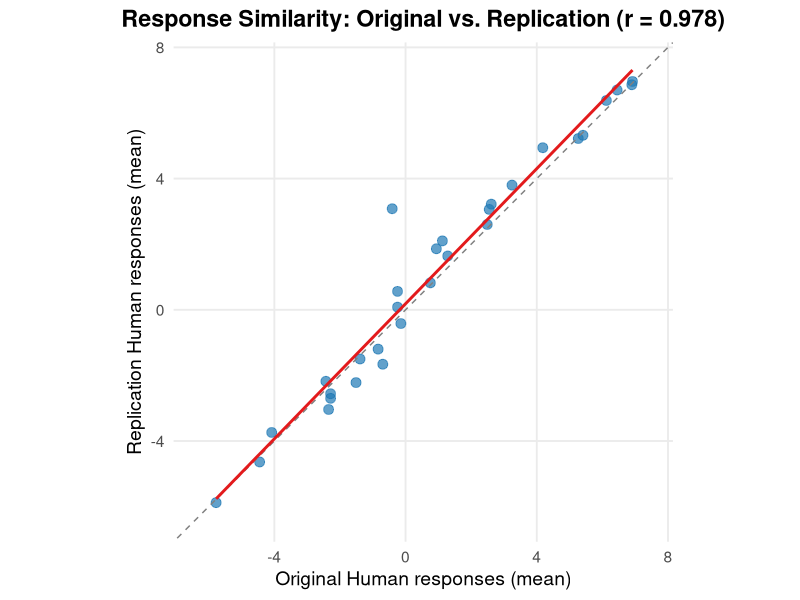
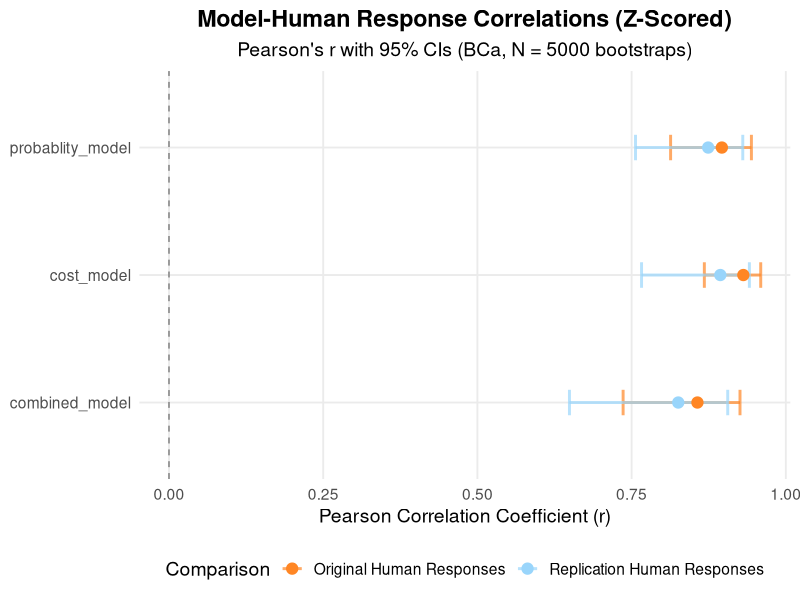

These figures' R source, in order:
## ---- chunk 1
### Data Preparation

#### Load Relevant Libraries and Functions
library(tidyverse)
library(forcats)
library(stats)
library(boot)
library(readr)
library(here)

#### Import data

# data from my replication attempt ---------------------------------------------

# n = 2
pilot_b <- read_csv(here("data", "pilot_b.csv")) %>% 
  filter(Finished == "TRUE")

# n = 48
replication_sample <- read_csv(here("data", "replication_sample.csv")) %>% 
  filter(Finished == "TRUE")

# complete replication sample, n = 50
my_participant_responses <- rbind(pilot_b, replication_sample) %>% 
  select(79:108) %>% 
  mutate(across(.cols = everything(), .fns = as.numeric))

# save new data frame to directory 
# write_csv(my_participant_responses, here("data", "my_participant_responses.csv"))

# data from original study -----------------------------------------------------

original_model <- read.csv(here("data", "wangJaraettinger", 
                                "model_predictions.csv"), check.names = FALSE)
original_participants <- read.csv(here("data", "wangJaraettinger", 
                                       "participants.csv"), check.names = FALSE)

## ---- chunk 2

### clean data

# helper function: calculate and reshape means 
calculate_and_reshape_means <- function(df, target_cols, new_col_name) {
  df %>%
    select(all_of(target_cols)) %>%
    # check for cols starting with "X" and remove character
    select(-any_of(c("X"))) %>% 
    summarise(across(everything(), mean)) %>%
    tidyr::pivot_longer(everything(), names_to = "Trial", values_to = new_col_name)
}

# helper function: remove the '_Q' part of a col, e.g., '(2,7)_D_Q_1' -> '(2,7)_D_1'
clean_name <- function(col_name) {
  return(gsub("_Q_", "_", col_name))
}

# column names (the 30 trials) from original human data
target_cols <- colnames(original_participants)
all_model_names <- unique(original_model$model)

# original human mean responses (Reference)
original_means_df <- calculate_and_reshape_means(original_participants, target_cols, "Original_Human_Mean")

# Apply the cleaning function to all column names of the replication data
colnames(my_participant_responses) <- sapply(colnames(my_participant_responses), clean_name)

# Calculate the mean across all participants for each trial in the replication data
replication_means_df <- calculate_and_reshape_means(my_participant_responses, target_cols, "Replication_Human_Mean")

# Merge the two raw mean vectors by trial name
df_comparison_raw <- merge(original_means_df, replication_means_df, by = "Trial")

## ---- chunk 3

# calculate similarity (Pearson Correlation) between my participant and original data
correlation_test_human_human <- cor.test(df_comparison_raw$Original_Human_Mean, 
                             df_comparison_raw$Replication_Human_Mean,
                             method = "pearson")

# extract results
r_value_hh <- correlation_test_human_human$estimate
p_value_hh <- correlation_test_human_human$p.value

# create results table
results_hh <- data.frame(
  Metric = c("Pearson Correlation (r)", "P-value", "Degrees of Freedom"),
  Value = c(round(r_value_hh, 4), format.pval(p_value_hh, digits = 5), correlation_test_human_human$parameter)
)

print(results_hh)

## ---- chunk 4

plot_title_hh <- paste0("Response Similarity: Original vs. Replication (r = ", round(r_value_hh, 3), ")")

min_val <- min(df_comparison_raw$Original_Human_Mean, df_comparison_raw$Replication_Human_Mean)
max_val <- max(df_comparison_raw$Original_Human_Mean, df_comparison_raw$Replication_Human_Mean)
limits <- c(min_val - 0.5, max_val + 0.5)

ggplot(df_comparison_raw, aes(Original_Human_Mean, Replication_Human_Mean)) +
  # 1. Scatter points for each trial
  geom_point(color = "#1f78b4", size = 3, alpha = 0.7) +
  geom_abline(intercept = 0, slope = 1, linetype = "dashed", color = "gray50") +
  geom_smooth(method = "lm", se = FALSE, color = "#e31a1c") +
  labs(title = plot_title_hh,
    x = "Original Human responses (mean)",
    y = "Replication Human responses (mean)") +
  coord_fixed(xlim = limits, ylim = limits) +
  theme_minimal(base_size = 14) +
  theme(
    plot.title = element_text(hjust = 0.5, face = "bold"),
    panel.grid.minor = element_blank()
  )

## ---- chunk 5

# number of bootstrap replicates
N_BOOTSTRAP_REPS <- 5000

# Z-score the human mean columns
df_comparison_z <- df_comparison_raw %>%
  mutate(
    Original_Human_Z = scale(Original_Human_Mean)[,1],
    Replication_Human_Z = scale(Replication_Human_Mean)[,1])

# bootstrap for correlations
  # d: merged Z-score dataframe
  # i: resampled row indices
cor_boot_function <- function(d, i, human_z_col, model_z_col) {
  return(cor(d[i, human_z_col], d[i, model_z_col], method = "pearson"))
}

# calculate Pearson r using Z-Scores and CIs
calculate_similarity_z <- function(human_means_df_z, model_predictions, model_name, human_col_name) {
  
  # isolate and reshape the predictions for the specific model
  target_cols_model <- target_cols[target_cols %in% colnames(model_predictions)]
  
  model_data_long <- model_predictions %>%
    select(model, all_of(target_cols_model)) %>%
    filter(model == model_name) %>%
    pivot_longer(
      cols = -model, 
      names_to = "Trial",
      values_to = "Model_Prediction")
  # model predictions are already z-scored 
    # (downloaded from OSF, Wang & Jara-Ettinger (2025))
  model_data_long <- model_data_long %>%
    rename(Model_Prediction_Z = Model_Prediction)
  # join human Z-scores and model Z-scores by trial name
  original_model_comparison_z <- merge(human_means_df_z, model_data_long, by = "Trial")
  # get column indices to use in the boot function
  human_col_index <- which(colnames(original_model_comparison_z) == human_col_name)
  model_col_index <- which(colnames(original_model_comparison_z) == "Model_Prediction_Z")
  # calculate Pearson correlation
  correlation_test <- cor.test(original_model_comparison_z[[human_col_name]], 
                               original_model_comparison_z$Model_Prediction_Z,
                               method = "pearson")
  
  # bootstrapping to get the Confidence Intervals
  
  # wrapper function: pass specific column names to the cor_boot_function
  boot_wrapper <- function(d, i) {
      cor_boot_function(d, i, human_z_col = human_col_index, model_z_col = model_col_index)
  }
  
  # suppress warnings from boot() due to small sample size
  boot_results <- suppressWarnings(boot(
    data = original_model_comparison_z, 
    statistic = boot_wrapper, 
    R = N_BOOTSTRAP_REPS))
  
  # CI calculation with fallback
  ci_method <- "BCa"
  ci_lower <- NA
  ci_upper <- NA
  
  # BCa
  ci_bca <- suppressWarnings(boot.ci(boot_results, type = "bca"))
  
  if (!is.null(ci_bca) && !is.na(ci_bca$bca[4])) {
    ci_lower <- round(ci_bca$bca[4], 4)
    ci_upper <- round(ci_bca$bca[5], 4)
    
  } else { # BCa failed, fall back to percentile method
    ci_method <- "Percentile (Fallback)"
    ci_perc <- suppressWarnings(boot.ci(boot_results, type = "perc"))
    
    if (!is.null(ci_perc) && !is.na(ci_perc$percent[4])) {
      ci_lower <- round(ci_perc$percent[4], 4)
      ci_upper <- round(ci_perc$percent[5], 4)
    } else { # both failed, boooo!
      ci_method <- "Failed"
    }
  }

  # return key results
  return(data.frame(
    Model = model_name,
    Comparison = paste0(sub("_Z", "", human_col_name), "_Z"),
    Pearson_r = round(correlation_test$estimate, 4),
    CI_Method = ci_method,
    CI_95_Lower = ci_lower,
    CI_95_Upper = ci_upper,
    P_value = format.pval(correlation_test$p.value, digits = 5),
    N_Trials = correlation_test$parameter + 2 
  ))
}

# REPRODUCTION: models vs. original human Data (z-scored)
results_models_vs_original_z <- do.call(rbind, lapply(all_model_names, function(m) {
  calculate_similarity_z(df_comparison_z, original_model, m, "Original_Human_Z")
}))

# MAIN ANALYSIS: models vs. replication human Data (z-scored)
results_models_vs_replication_z <- do.call(rbind, lapply(all_model_names, function(m) {
  calculate_similarity_z(df_comparison_z, original_model, m, "Replication_Human_Z")
}))

# combine all z-scored model results into one table
all_model_results_z <- bind_rows(results_models_vs_original_z, results_models_vs_replication_z)
## ---- chunk 6
#| message: false
#| warning: false

### Visualization

# models not part of main analysis
remove_models <- c("ablated_model", "distance_model")

results_small <- all_model_results_z %>% 
  filter(!Model %in% remove_models)

forest_plot_models <- ggplot(results_small, 
                             aes(x = Pearson_r, 
                                 y = Model, 
                                 color = Comparison)) +
  # error bars for the 95% CIs
  geom_errorbarh(aes(xmin = CI_95_Lower, xmax = CI_95_Upper), 
                 height = 0.2, linewidth = 1, alpha = 0.7) +
  geom_point(size = 3.5) +
  # null hypothesis line
  geom_vline(xintercept = 0, linetype = "dashed", color = "gray50") +
  labs(
    title = "Model-Human Response Correlations (Z-Scored)",
    subtitle = paste0("Pearson's r with 95% CIs (BCa, N = ", N_BOOTSTRAP_REPS, " bootstraps)"),
    x = "Pearson Correlation Coefficient (r)",
    y = NULL) +
  scale_color_manual(values = c("Original_Human_Z" = "#ff8624", # orange
                                "Replication_Human_Z" = "#99d5fb"), # blue
                     labels = c("Original_Human_Z" = "Original Human Responses", 
                                "Replication_Human_Z" = "Replication Human Responses")) +
  # xlim(-0.1, 1) + 
  theme_minimal(base_size = 14) +
  theme(
    plot.title = element_text(hjust = 0.5, face = "bold"),
    plot.subtitle = element_text(hjust = 0.5),
    panel.grid.minor = element_blank(),
    legend.position = "bottom"
  )

forest_plot_models

## ---- chunk 7
#| include: false

results_small_rounded <- results_small %>%
  mutate(CI_95_Lower = as.numeric(CI_95_Lower), CI_95_Upper = as.numeric(CI_95_Upper),
         Pearson_r = as.numeric(Pearson_r), P_value = as.numeric(P_value)) %>% 
  mutate(Pearson_r = round(Pearson_r, 2),
    CI_95_Lower = round(CI_95_Lower, 2),
    CI_95_Upper = round(CI_95_Upper, 2),
    P_value_formatted = ifelse(
      P_value < 0.001,
      " <.001",
      as.character(round(P_value, 3))))

